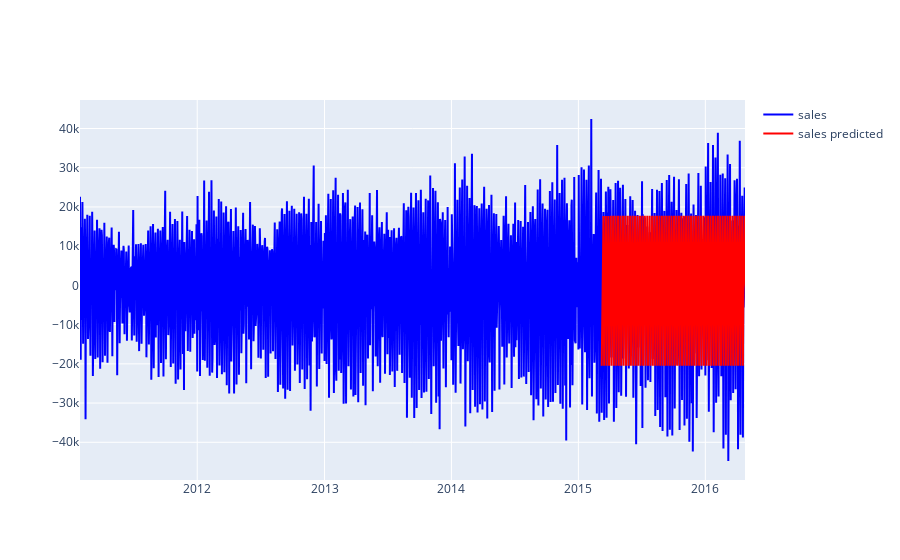

The code cell stored with this chart in its notebook:
### Code cell
fig = make_subplots(rows=1, cols=1, shared_xaxes=True)
fig.add_trace(go.Scatter(x=total_predictor["ds"], y=total_predictor["y"],
                     mode="lines", name="sales", line=dict(color="blue")), row=1, col=1)
fig.add_trace(go.Scatter(x=predicted_data["ds"], y=predicted_data["yhat"],
                     mode="lines", name="sales predicted", line=dict(color="red")), row=1, col=1)

### Figure 1 — Plotly figure (JSON) as saved in the notebook; plotly's stock layout.template omitted (floating-point values rounded to 4 significant figures; data arrays with more than 128 entries replaced by an {"elided": "..."} marker saying what was removed)
{"data": [{"line": {"color": "blue"}, "mode": "lines", "name": "sales", "type": "scatter", "x": {"elided": "1913 str values"}, "xaxis": "x", "y": {"elided": "1913 float values"}, "yaxis": "y"}, {"line": {"color": "red"}, "mode": "lines", "name": "sales predicted", "type": "scatter", "x": {"elided": "413 str values"}, "xaxis": "x", "y": {"elided": "413 float values"}, "yaxis": "y"}], "layout": {"xaxis": {"anchor": "y", "domain": [0, 1]}, "yaxis": {"anchor": "x", "domain": [0, 1]}}}
